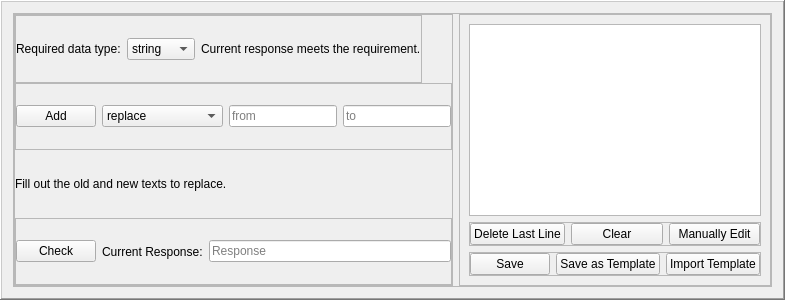
           <widget class="QFrame" name="frame_37">
            <property name="frameShape">
             <enum>QFrame::WinPanel</enum>
            </property>
            <property name="frameShadow">
             <enum>QFrame::Raised</enum>
            </property>
            <layout class="QVBoxLayout" name="verticalLayout_17">
             <item>
              <widget class="QFrame" name="frame_36">
               <property name="frameShape">
                <enum>QFrame::StyledPanel</enum>
               </property>
               <property name="frameShadow">
                <enum>QFrame::Raised</enum>
               </property>
               <layout class="QHBoxLayout" name="horizontalLayout_20">
                <property name="leftMargin">
                 <number>0</number>
                </property>
                <property name="topMargin">
                 <number>0</number>
                </property>
                <property name="rightMargin">
                 <number>0</number>
                </property>
                <property name="bottomMargin">
                 <number>0</number>
                </property>
                <item>
                 <widget class="QFrame" name="frame_35">
                  <property name="frameShape">
                   <enum>QFrame::StyledPanel</enum>
                  </property>
                  <property name="frameShadow">
                   <enum>QFrame::Raised</enum>
                  </property>
                  <layout class="QVBoxLayout" name="verticalLayout_16">
                   <property name="spacing">
                    <number>0</number>
                   </property>
                   <property name="leftMargin">
                    <number>0</number>
                   </property>
                   <property name="topMargin">
                    <number>0</number>
                   </property>
                   <property name="rightMargin">
                    <number>0</number>
                   </property>
                   <property name="bottomMargin">
                    <number>0</number>
                   </property>
                   <item alignment="Qt::AlignLeft">
                    <widget class="QFrame" name="frame_29">
                     <property name="frameShape">
                      <enum>QFrame::StyledPanel</enum>
                     </property>
                     <property name="frameShadow">
                      <enum>QFrame::Raised</enum>
                     </property>
                     <layout class="QHBoxLayout" name="horizontalLayout_15">
                      <property name="leftMargin">
                       <number>0</number>
                      </property>
                      <property name="topMargin">
                       <number>0</number>
                      </property>
                      <property name="rightMargin">
                       <number>0</number>
                      </property>
                      <property name="bottomMargin">
                       <number>0</number>
                      </property>
                      <item alignment="Qt::AlignLeft">
                       <widget class="QLabel" name="label_25">
                        <property name="text">
                         <string>Required data type:</string>
                        </property>
                       </widget>
                      </item>
                      <item>
                       <widget class="QComboBox" name="desiredDataComboBox">
                        <property name="sizePolicy">
                         <sizepolicy hsizetype="Maximum" vsizetype="Fixed">
                          <horstretch>0</horstretch>
                          <verstretch>0</verstretch>
                         </sizepolicy>
                        </property>
                        <item>
                         <property name="text">
                          <string>string</string>
                         </property>
                        </item>
                        <item>
                         <property name="text">
                          <string>integer</string>
                         </property>
                        </item>
                        <item>
                         <property name="text">
                          <string>float</string>
                         </property>
                        </item>
                       </widget>
                      </item>
                      <item>
                       <widget class="QLabel" name="desiredDataInstr">
                        <property name="text">
                         <string>Current response meets the requirement.</string>
                        </property>
                       </widget>
                      </item>
                     </layout>
                    </widget>
                   </item>
                   <item alignment="Qt::AlignLeft">
                    <widget class="QFrame" name="frame_30">
                     <property name="frameShape">
                      <enum>QFrame::StyledPanel</enum>
                     </property>
                     <property name="frameShadow">
                      <enum>QFrame::Raised</enum>
                     </property>
                     <layout class="QHBoxLayout" name="horizontalLayout_16">
                      <property name="leftMargin">
                       <number>0</number>
                      </property>
                      <property name="topMargin">
                       <number>0</number>
                      </property>
                      <property name="rightMargin">
                       <number>0</number>
                      </property>
                      <property name="bottomMargin">
                       <number>0</number>
                      </property>
                      <item alignment="Qt::AlignLeft">
                       <widget class="QPushButton" name="dataManAddButton">
                        <property name="text">
                         <string>Add</string>
                        </property>
                       </widget>
                      </item>
                      <item>
                       <widget class="QComboBox" name="dataManComboBox">
                        <property name="sizePolicy">
                         <sizepolicy hsizetype="Fixed" vsizetype="Fixed">
                          <horstretch>0</horstretch>
                          <verstretch>0</verstretch>
                         </sizepolicy>
                        </property>
                        <item>
                         <property name="text">
                          <string>replace</string>
                         </property>
                        </item>
                        <item>
                         <property name="text">
                          <string>split</string>
                         </property>
                        </item>
                        <item>
                         <property name="text">
                          <string>choose list index</string>
                         </property>
                        </item>
                       </widget>
                      </item>
                      <item>
                       <widget class="QLineEdit" name="dataManLineEdit1">
                        <property name="sizePolicy">
                         <sizepolicy hsizetype="Fixed" vsizetype="Fixed">
                          <horstretch>0</horstretch>
                          <verstretch>0</verstretch>
                         </sizepolicy>
                        </property>
                        <property name="text">
                         <string/>
                        </property>
                        <property name="placeholderText">
                         <string>from</string>
                        </property>
                       </widget>
                      </item>
                      <item>
                       <widget class="QLineEdit" name="dataManLineEdit2">
                        <property name="sizePolicy">
                         <sizepolicy hsizetype="Fixed" vsizetype="Fixed">
                          <horstretch>0</horstretch>
                          <verstretch>0</verstretch>
                         </sizepolicy>
                        </property>
                        <property name="placeholderText">
                         <string>to</string>
                        </property>
                       </widget>
                      </item>
                     </layout>
                    </widget>
                   </item>
                   <item>
                    <widget class="QLabel" name="dataManInstr">
                     <property name="text">
                      <string>Fill out the old and new texts to replace.</string>
                     </property>
                    </widget>
                   </item>
                   <item>
                    <widget class="QFrame" name="frame_31">
                     <property name="frameShape">
                      <enum>QFrame::StyledPanel</enum>
                     </property>
                     <property name="frameShadow">
                      <enum>QFrame::Raised</enum>
                     </property>
                     <layout class="QHBoxLayout" name="horizontalLayout_17">
                      <property name="leftMargin">
                       <number>0</number>
                      </property>
                      <property name="topMargin">
                       <number>0</number>
                      </property>
                      <property name="rightMargin">
                       <number>0</number>
                      </property>
                      <property name="bottomMargin">
                       <number>0</number>
                      </property>
                      <item alignment="Qt::AlignLeft">
                       <widget class="QPushButton" name="dataManCheckButton">
                        <property name="text">
                         <string>Check</string>
                        </property>
                       </widget>
                      </item>
                      <item alignment="Qt::AlignLeft">
                       <widget class="QLabel" name="label_24">
                        <property name="text">
                         <string>Current Response:</string>
                        </property>
                       </widget>
                      </item>
                      <item>
                       <widget class="QLineEdit" name="dataManCurrentResponse">
                        <property name="sizePolicy">
                         <sizepolicy hsizetype="MinimumExpanding" vsizetype="Fixed">
                          <horstretch>0</horstretch>
                          <verstretch>0</verstretch>
                         </sizepolicy>
                        </property>
                        <property name="placeholderText">
                         <string>Response</string>
                        </property>
                       </widget>
                      </item>
                     </layout>
                    </widget>
                   </item>
                  </layout>
                 </widget>
                </item>
                <item>
                 <widget class="QFrame" name="frame_32">
                  <property name="frameShape">
                   <enum>QFrame::StyledPanel</enum>
                  </property>
                  <property name="frameShadow">
                   <enum>QFrame::Raised</enum>
                  </property>
                  <layout class="QVBoxLayout" name="verticalLayout_15">
                   <item>
                    <widget class="QPlainTextEdit" name="dataManDisplay"/>
                   </item>
                   <item>
                    <widget class="QFrame" name="frame_33">
                     <property name="frameShape">
                      <enum>QFrame::StyledPanel</enum>
                     </property>
                     <property name="frameShadow">
                      <enum>QFrame::Raised</enum>
                     </property>
                     <layout class="QHBoxLayout" name="horizontalLayout_18">
                      <property name="leftMargin">
                       <number>0</number>
                      </property>
                      <property name="topMargin">
                       <number>0</number>
                      </property>
                      <property name="rightMargin">
                       <number>0</number>
                      </property>
                      <property name="bottomMargin">
                       <number>0</number>
                      </property>
                      <item>
                       <widget class="QPushButton" name="dataManDelete">
                        <property name="text">
                         <string>Delete Last Line</string>
                        </property>
                       </widget>
                      </item>
                      <item>
                       <widget class="QPushButton" name="dataManClear">
                        <property name="text">
                         <string>Clear</string>
                        </property>
                       </widget>
                      </item>
                      <item>
                       <widget class="QPushButton" name="dataManEdit">
                        <property name="text">
                         <string>Manually Edit</string>
                        </property>
                       </widget>
                      </item>
                     </layout>
                    </widget>
                   </item>
                   <item>
                    <widget class="QFrame" name="frame_34">
                     <property name="frameShape">
                      <enum>QFrame::StyledPanel</enum>
                     </property>
                     <property name="frameShadow">
                      <enum>QFrame::Raised</enum>
                     </property>
                     <layout class="QHBoxLayout" name="horizontalLayout_19">
                      <property name="leftMargin">
                       <number>0</number>
                      </property>
                      <property name="topMargin">
                       <number>0</number>
                      </property>
                      <property name="rightMargin">
                       <number>0</number>
                      </property>
                      <property name="bottomMargin">
                       <number>0</number>
                      </property>
                      <item>
                       <widget class="QPushButton" name="dataManSave">
                        <property name="text">
                         <string>Save</string>
                        </property>
                       </widget>
                      </item>
                      <item>
                       <widget class="QPushButton" name="dataManSaveAsTemplate">
                        <property name="text">
                         <string>Save as Template</string>
                        </property>
                       </widget>
                      </item>
                      <item>
                       <widget class="QPushButton" name="dataManImportTemplate">
                        <property name="text">
                         <string>Import Template</string>
                        </property>
                       </widget>
                      </item>
                     </layout>
                    </widget>
                   </item>
                  </layout>
                 </widget>
                </item>
               </layout>
              </widget>
             </item>
            </layout>
           </widget>
